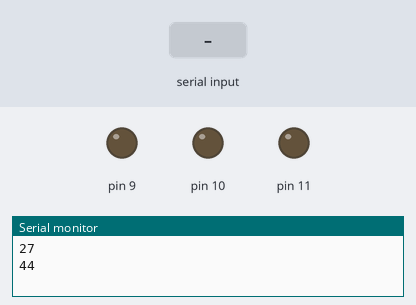
Bench run of a sketch on a simulated Arduino Uno, built with avr-gcc and run on an emulated ATmega328P. Shown: output pins drawn as LEDs (lit = HIGH), the last lines printed to the serial monitor. Inputs (shaded band) come from the test bench. Random numbers use the default seed unless the sketch sets one.

Above: at 2.0 s.
2.1 s: "H" received over Serial
At 3.6 s:
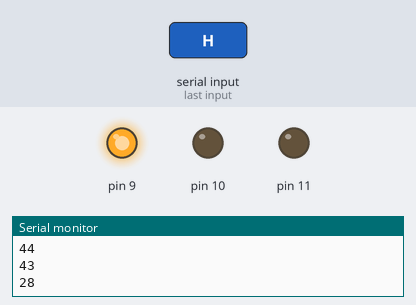
4.5 s: "N" received over Serial
At 6.2 s:
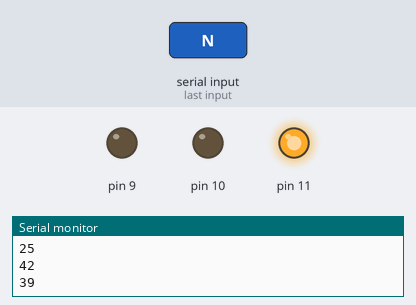
6.5 s: "F" received over Serial
At 7.9 s:
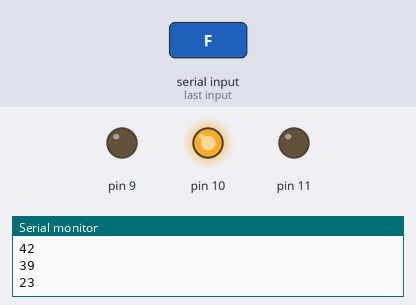
Timing chart, 0 to 9.5 s (numbered marks = the images above; inputs shaded):
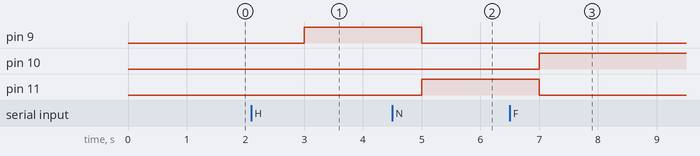

Measured:
- after the input at 2.1 s, pin 9: LOW → HIGH after 0.90 s
- after the input at 4.5 s, pin 9: HIGH → LOW after 0.50 s; pin 11: LOW → HIGH after 0.50 s
- after the input at 6.5 s, pin 10: LOW → HIGH after 0.50 s; pin 11: HIGH → LOW after 0.50 s

The sketch:

Data.ino
```cpp
int ps;
void setup() {
  pinMode (9, OUTPUT);
  pinMode (10, OUTPUT);
  pinMode (11, OUTPUT);
  Serial.begin(9600);
}

void loop() {
  ps = random(20,45);
  Serial.println(ps);
  delay(1000);

  char lecturaSerial = Serial.read();
  if (lecturaSerial == 'H'){
    digitalWrite (9, HIGH);
    digitalWrite (10, LOW);
    digitalWrite (11, LOW);
  }
    if (lecturaSerial == 'N'){
    digitalWrite (11, HIGH);
    digitalWrite (9, LOW);
    digitalWrite (10, LOW);
  }
    if (lecturaSerial == 'F'){
    digitalWrite (10, HIGH);
    digitalWrite (9, LOW);
    digitalWrite (11, LOW);
  }
}
```
